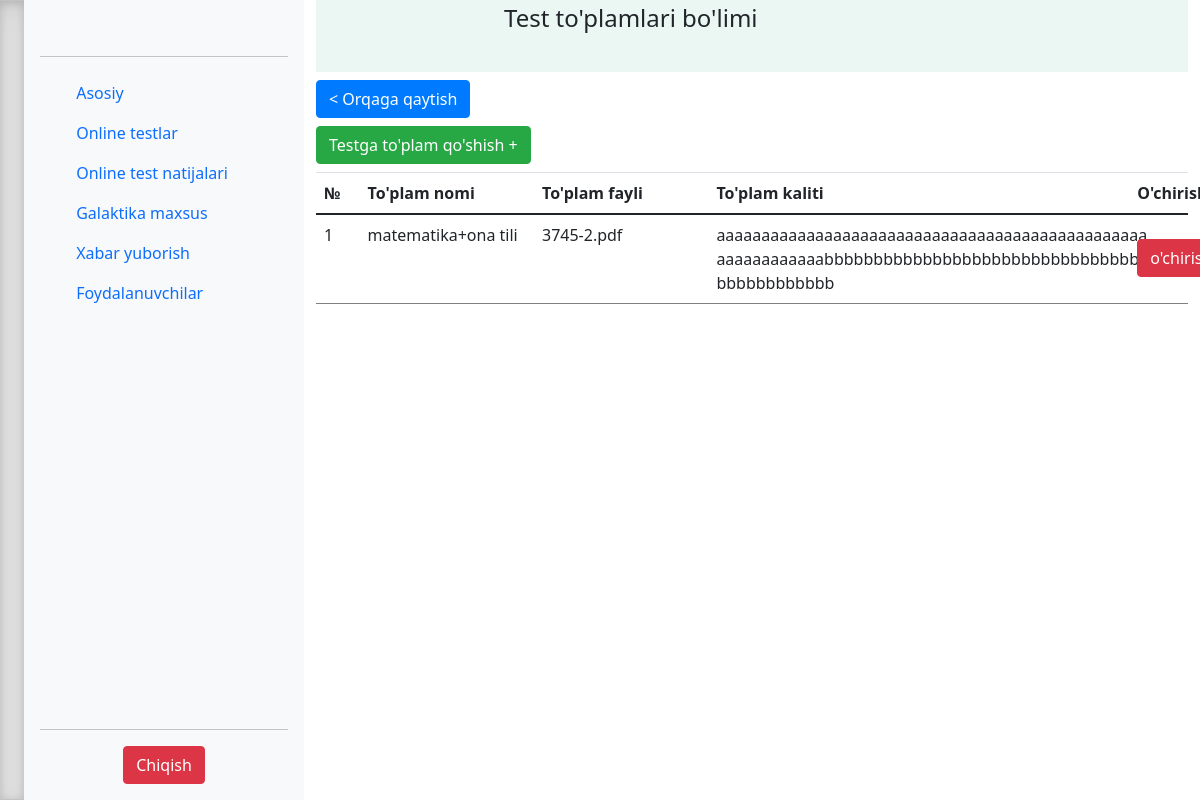
The app's page /subjects.php?id=324 with its own data.
### tables this page shows
CREATE TABLE IF NOT EXISTS `subjects` (
  `id` int(11) NOT NULL,
  `test_id` int(15) NOT NULL,
  `subject_name` varchar(250) NOT NULL,
  `filenames` varchar(250) NOT NULL,
  `subject_key` varchar(250) NOT NULL
);

### bot_lib.php (called while the page is built, shortened)
<?php
function subjects_all($connect,$get_id){
	$query = "SELECT * FROM subjects where test_id = $get_id";
	$result = mysqli_query($connect, $query);
	$n = mysqli_num_rows($result);
	$subjects_all = array();
	for ($i = 0; $i <$n; $i++){
		$row = mysqli_fetch_assoc($result);
		$subjects_all[] = $row;
	}
	return $subjects_all;
}
?>

### subjects.php (the view, shortened to what this page needs)
<?php
include('settings.php');
include('bot_lib.php');
if(isset($_GET['id'])){
  $get_id = $_GET['id'];
}
$subjects_all = subjects_all($connect,$get_id);
?>
<!doctype html>
<html lang="en">
 <?php include 'partSite/header.php'; ?>
  <body>
  <main>
  <?php include 'partSite/leftSite.php'; ?>
    <div class="container" style="overflow-x: auto; ">
    <div style="width: 100%; height: 9%; background-color: #Eaf7f2;">
      <span style="margin:auto 0px auto 188px; font-size: 24px;"> Test to'plamlari bo'limi</span><br>
    </div>
            <div>
                <a href="tests.php">
                  <button class="mt-2 btn btn-primary">
                      < Orqaga qaytish
                  </button>
                </a>
            </div>
            <div>
                <a href="https://galaxytest.xyz/add_subjects.php?id=<?php echo $get_id;?>">
                  <button class="mt-2 btn btn-success">
                       Testga to'plam qo'shish +
                  </button>
                </a>
            </div>
    <div class="well mt-2" style="width:100%">
    <table class="table">
      <thead>
        <tr>
          <th style="width:5%">№</th>
          <th style="width:20%">To'plam nomi</th>
          <th style="width:20%">To'plam fayli</th>
          <th style="width:40%">To'plam kaliti</th>
          <th style="padding-left: 80px; width:15%;">O'chirish</th>
        </tr>
      </thead>
      <tbody>
        <?php
        $n = 0;
        foreach ($subjects_all as $sa):
        $n++;
        ?>
         <tr>
          <td><?php echo $n;?></td>
          <td><?=$sa['subject_name']?></td>
          <td><?=$sa['filenames']?></td>
          <td><div  style="width:436px;"><?=$sa['subject_key']?></div></td>
          <td style="
          padding-top: 24px;
          padding-left: auto;
          padding-left: 80px;
          ">
              <a href="delete.php?idd=<?php echo $get_id?>&&ids=<?=$sa['id']?>" onclick="return confirm('ROSTDAN OCHIRMOQCHIMISIZ?')" role="button"><button class="btn btn-danger"> o'chirish</button></a>
          </td >
        </tr>
        <?php endforeach ?>
      </tbody>
    </table>
</div>
</div>
  </main>
  </body>
</html>

### css/sidebars.css (style rules this page uses)
body { min-height: 100vh; min-height: -webkit-fill-available; }
html { height: -webkit-fill-available; }
main { display: flex; flex-wrap: nowrap; height: 100vh; height: -webkit-fill-available; max-height: 100vh; overflow-x: auto; overflow-y: hidden; }

### css/style.css (style rules this page uses)
a:link { text-decoration: none; }

### partSite/header.php (style rules this page uses)
table { table-layout: fixed; }
td { word-wrap: break-word; }

### records on screen
subjects: subject_name "matematika+ona tili", filenames "3745-2.pdf", subject_key "aaaaaaaaaaaaaaaaaaaaaaaaaaaaaaaaaaaaaaaaaaaaaaaaaaaaaaaaaaaabbbbbbbbbbbbbbbbbbbbbbbbbbbbbbbbbbbbbbbbbbbbb"
